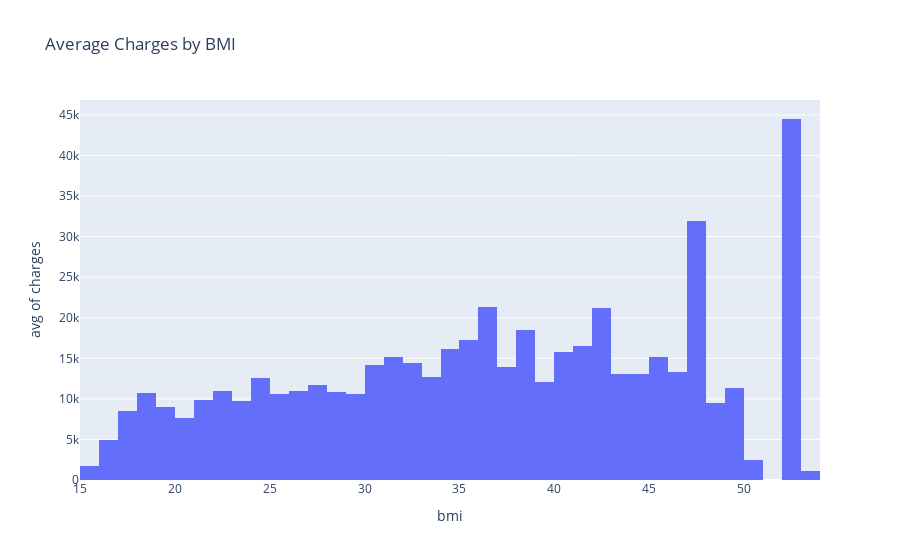

The notebook cell saved with this chart:
### Code cell
fig3 = px.histogram(df, x='bmi', y='charges', histfunc='avg',
                   title="Average Charges by BMI")

fig3.show()

### Figure 1 — Plotly figure (JSON) as saved in the notebook; plotly's stock layout.template omitted (floating-point values rounded to 4 significant figures; data arrays with more than 128 entries replaced by an {"elided": "..."} marker saying what was removed)
{"data": [{"alignmentgroup": "True", "bingroup": "x", "histfunc": "avg", "hovertemplate": "bmi=%{x}<br>avg of charges=%{y}<extra></extra>", "legendgroup": "", "marker": {"color": "#636efa"}, "name": "", "offsetgroup": "", "orientation": "v", "showlegend": false, "type": "histogram", "x": {"elided": "1338 float values"}, "xaxis": "x", "y": {"elided": "1338 float values"}, "yaxis": "y"}], "layout": {"barmode": "relative", "legend": {"tracegroupgap": 0}, "title": {"text": "Average Charges by BMI"}, "xaxis": {"anchor": "y", "domain": [0, 1], "title": {"text": "bmi"}}, "yaxis": {"anchor": "x", "domain": [0, 1], "title": {"text": "avg of charges"}}}}
